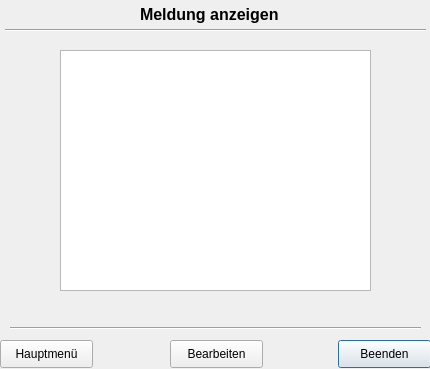
<?xml version="1.0" encoding="UTF-8"?>
<ui version="4.0">
 <class>FrmMeldungAnzeigen</class>
 <widget class="QDialog" name="FrmMeldungAnzeigen">
  <property name="geometry">
   <rect>
    <x>0</x>
    <y>0</y>
    <width>430</width>
    <height>369</height>
   </rect>
  </property>
  <property name="windowTitle">
   <string>Dialog</string>
  </property>
  <widget class="QListWidget" name="lwAusgabe">
   <property name="geometry">
    <rect>
     <x>60</x>
     <y>50</y>
     <width>311</width>
     <height>241</height>
    </rect>
   </property>
  </widget>
  <widget class="QPushButton" name="btnBeenden">
   <property name="geometry">
    <rect>
     <x>338</x>
     <y>340</y>
     <width>93</width>
     <height>28</height>
    </rect>
   </property>
   <property name="text">
    <string>Beenden</string>
   </property>
  </widget>
  <widget class="QPushButton" name="btnZurueck">
   <property name="geometry">
    <rect>
     <x>0</x>
     <y>340</y>
     <width>93</width>
     <height>28</height>
    </rect>
   </property>
   <property name="text">
    <string>Hauptmenü</string>
   </property>
  </widget>
  <widget class="QPushButton" name="btnBearbeiten">
   <property name="geometry">
    <rect>
     <x>170</x>
     <y>340</y>
     <width>93</width>
     <height>28</height>
    </rect>
   </property>
   <property name="text">
    <string>Bearbeiten</string>
   </property>
  </widget>
  <widget class="Line" name="line">
   <property name="geometry">
    <rect>
     <x>10</x>
     <y>320</y>
     <width>411</width>
     <height>16</height>
    </rect>
   </property>
   <property name="orientation">
    <enum>Qt::Horizontal</enum>
   </property>
  </widget>
  <widget class="QLabel" name="label_5">
   <property name="geometry">
    <rect>
     <x>140</x>
     <y>4</y>
     <width>171</width>
     <height>21</height>
    </rect>
   </property>
   <property name="text">
    <string>&lt;html&gt;&lt;head/&gt;&lt;body&gt;&lt;p&gt;&lt;span style=&quot; font-size:12pt; font-weight:600;&quot;&gt;Meldung anzeigen&lt;/span&gt;&lt;/p&gt;&lt;/body&gt;&lt;/html&gt;</string>
   </property>
  </widget>
  <widget class="Line" name="line_2">
   <property name="geometry">
    <rect>
     <x>5</x>
     <y>20</y>
     <width>421</width>
     <height>21</height>
    </rect>
   </property>
   <property name="orientation">
    <enum>Qt::Horizontal</enum>
   </property>
  </widget>
 </widget>
 <resources/>
 <connections/>
</ui>
